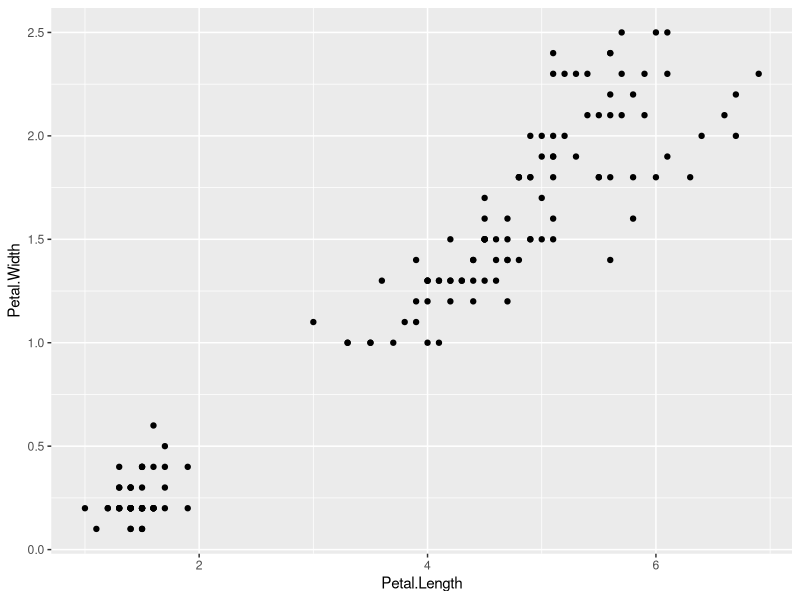
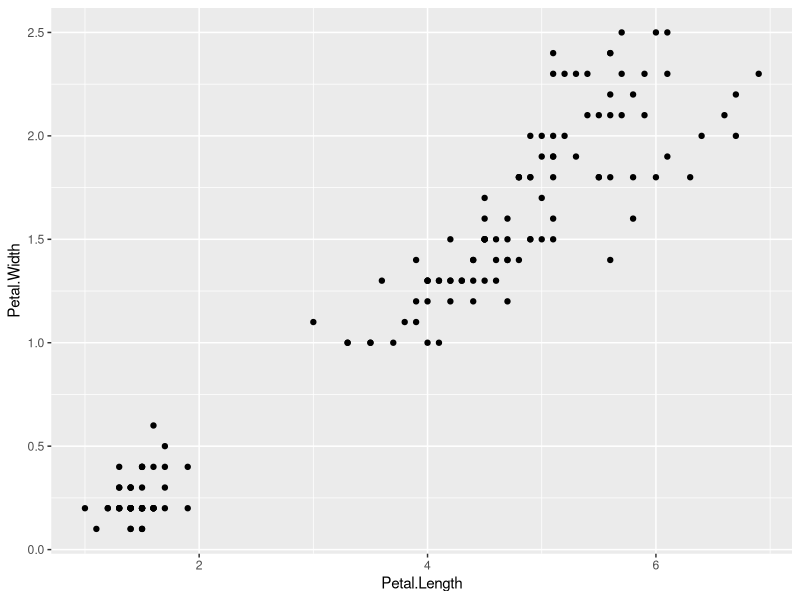
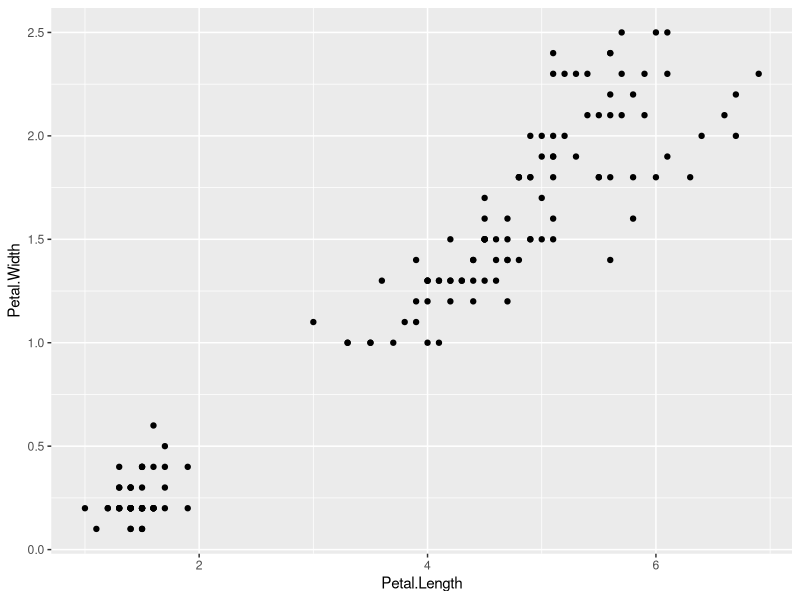
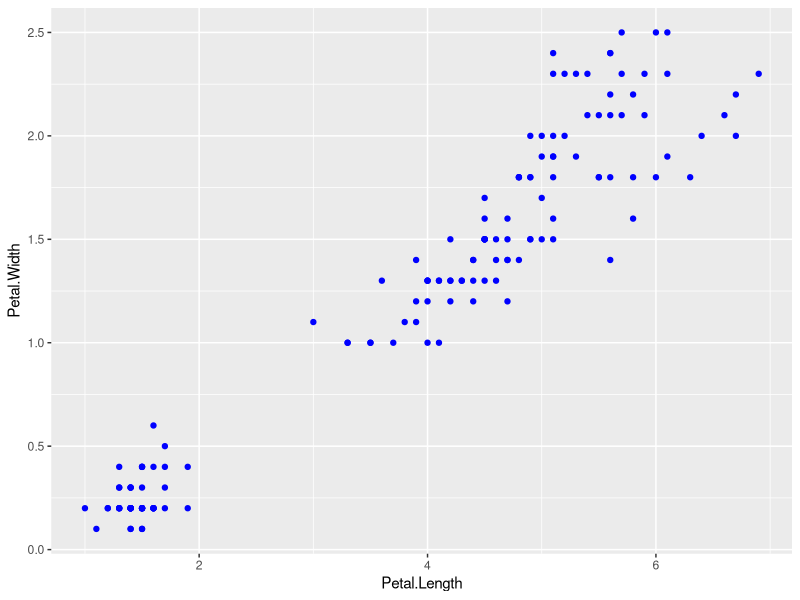
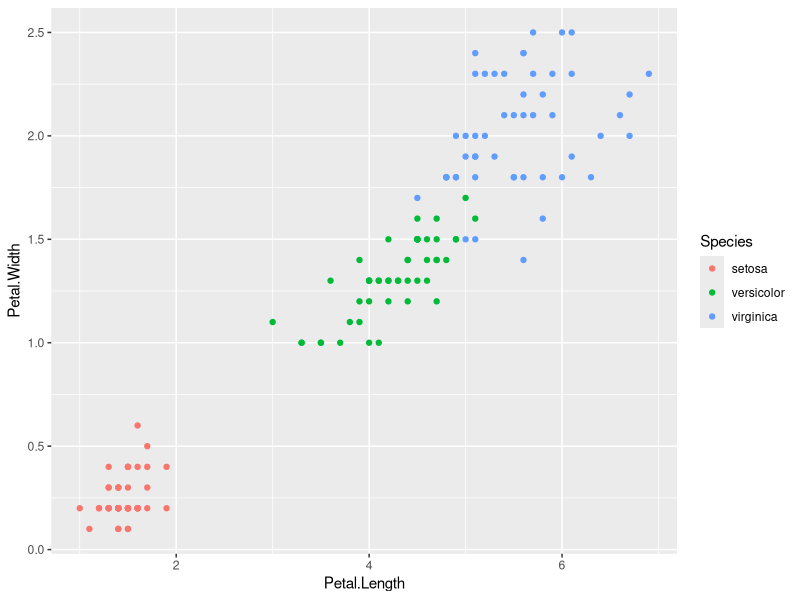
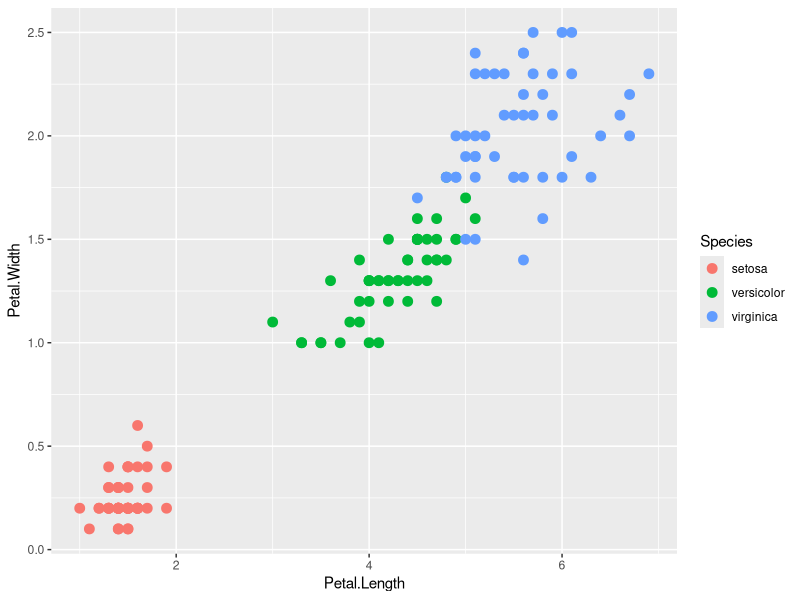
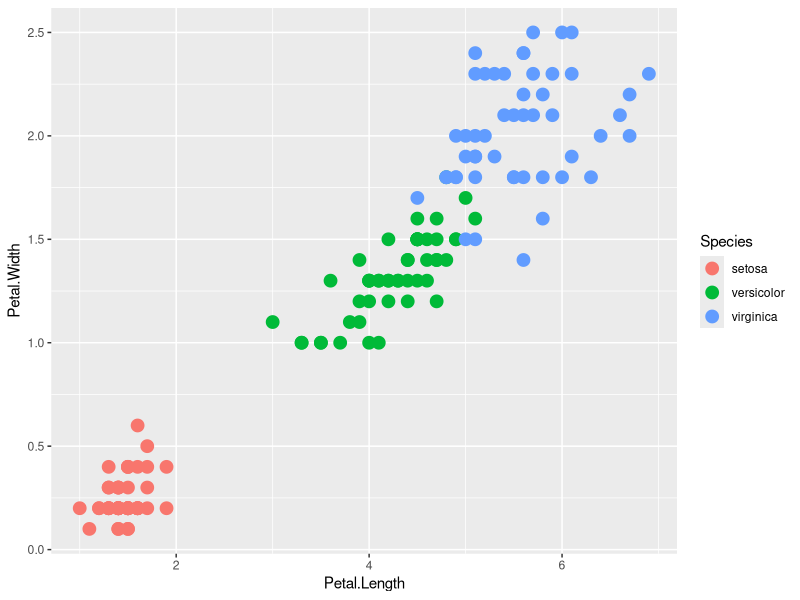
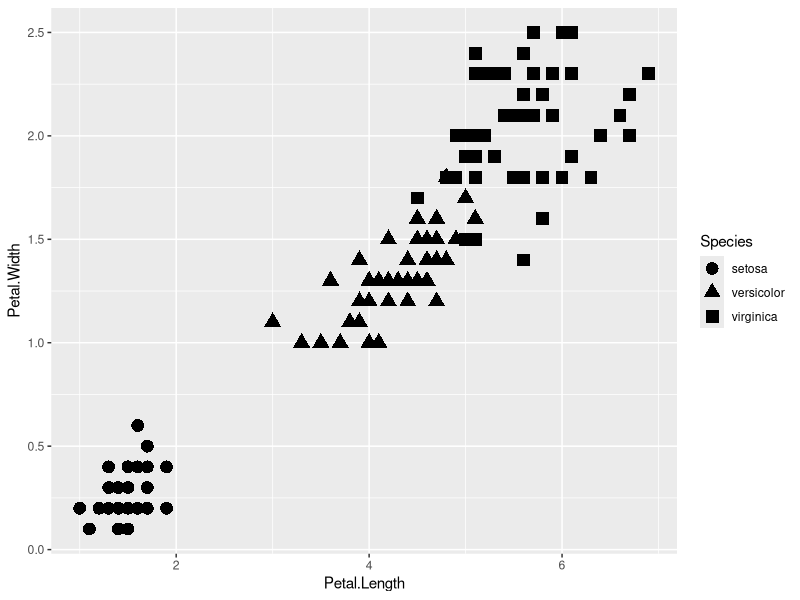

Write the R code that produced these figures, in order.
## ---- chunk 1
# load the libraries each time you restart R
library(tidyverse)
library(lubridate)
library(readxl)
library(scales)
library(skimr)

# read in the csv file
# note here we are using relative file paths to find the file
# try hitting "" and then tab inside of the "" - this will bring up choices
iris.df <- read_csv("data/iris.csv")

#'Lets read in the iris excel file
#'The only thing that you might need to do is specify the sheet if you use 
#'multiple sheets
#'

iris_excel.df <- read_excel("data/iris_excel.xlsx", sheet="iris_excel")	
# if there is only one sheet - no worries


## ---- chunk 2
glimpse(iris.df)
## ---- chunk 3
head(iris.df)
# tail(iris.df)
## ---- chunk 4
ggplot(data=iris.df, aes(x=Petal.Length, y=Petal.Width)) +	
  geom_point()	
## ---- chunk 5
#' This is the same as the above plot but puts the aesthetics in the geometry
ggplot(data=iris.df) +	
  geom_point(aes(x=Petal.Length, y=Petal.Width))	

## ---- chunk 6
ggplot(data=iris.df) +	
  geom_point(aes(x=Petal.Length, y=Petal.Width))	
## ---- chunk 7
ggplot(data=iris.df, aes(x=Petal.Length, y=Petal.Width)) +	
  geom_point(color="blue")	
## ---- chunk 8
ggplot(data=iris.df, aes(x=Petal.Length, y=Petal.Width, color=Species)) +	
  geom_point()	

## ---- chunk 9
ggplot(data=iris.df, aes(x=Petal.Length, y=Petal.Width, color=Species)) +	
  geom_point(size=3)	

## ---- chunk 10
ggplot(data=iris.df, aes(x=Petal.Length, y=Petal.Width, color=Species)) +	
  geom_point(size=4)	

## ---- chunk 11
ggplot(data=iris.df, aes(x=Petal.Length, y=Petal.Width, shape=Species)) +
  geom_point(size=4)
## ---- chunk 12

ggplot(data=iris.df) +
  geom_point(aes(x=Petal.Length, y=Petal.Width, shape=Species, color=Species)) +
  facet_grid(. ~ Species)
  


## ---- chunk 13
ggplot(data=iris.df) +
  geom_point(aes(x=Petal.Length, y=Petal.Width, shape=Species, color=Species)) +
  facet_grid(Species ~ ., scales = "free") 
## ---- chunk 14
ggplot(data=iris.df) +
  geom_point(aes(x=Petal.Length, y=Petal.Width, shape=Species, color=Species)) +
  facet_wrap("Species", scales = "free")
## ---- chunk 15
ggplot(data=iris.df, aes(x=Petal.Length, y=Petal.Width, shape=Species, color=Species)) +
  geom_point() +
  ggtitle("Petal Shape") +
  labs(x="Petal Length", y="Petal Width")
  # we will get into themes but this will center the title
  # theme(plot.title = element_text(hjust = 0.5))
## ---- chunk 16
streams.df <- read_csv("data/streams_q_gage_no3.csv", guess_max = 10000)
# Guess max extends the deault guessing of column type for a longer time than the 
# default if there are mssing values down the column

glimpse(streams.df)
## ---- chunk 17
ggplot(streams.df, aes(datetime, no3_mgl, color=site)) +
  geom_point()
## ---- chunk 18
ggplot(streams.df, aes(datetime, no3_mgl, color=site)) +
  geom_point() +
  scale_y_continuous()+ #expand=c(0,0), breaks=c(0,30,60)
     scale_x_datetime(date_breaks = "1 month",
                  limits = ymd_hms(c('2017-01-01 00:00:00','2017-12-31 00:00:00')),
                  labels=date_format("%Y-%b-%d"), expand=c(0,0))
## ---- chunk 19
ggplot(streams.df, aes(datetime, no3_mgl, color=site)) +
  geom_point() +
  scale_y_continuous()+ #expand=c(0,0), breaks=c(0,30,60)
     scale_x_datetime(date_breaks = "1 month",
                  limits = ymd_hms(c('2017-01-01 00:00:00','2017-12-31 00:00:00')),
                  labels=date_format("%Y-%b-%d"), expand=c(0,0)) +
  theme_bw()
## ---- chunk 20
ggplot(streams.df, aes(datetime, no3_mgl, color=site)) +
  geom_point() +
  scale_y_continuous()+ #expand=c(0,0), breaks=c(0,30,60)
     scale_x_datetime(date_breaks = "1 month",
                  limits = ymd_hms(c('2017-01-01 00:00:00','2017-12-31 00:00:00')),
                  labels=date_format("%Y-%b-%d"), expand=c(0,0)) +
  theme(
       # LABLES APPEARANCE
       axis.title.x=element_text(size=12, face="bold"),
       axis.title.y=element_text(size=12, face="bold"),
       axis.text.x = element_text(size=10, face="bold", angle=45, hjust=1),
       axis.text.y = element_text(size=10, face="bold"))
## ---- chunk 21
ggplot(streams.df, aes(datetime, no3_mgl, color=site)) +
  geom_point() +
  scale_y_continuous()+ #expand=c(0,0), breaks=c(0,30,60)
     scale_x_datetime(date_breaks = "1 month",
                  limits = ymd_hms(c('2017-01-01 00:00:00','2017-12-31 00:00:00')),
                  labels=date_format("%Y-%b-%d"), expand=c(0,0)) +
  scale_color_manual (name="Sites",
                      labels=c("Indian Cr.", "Vermillion Cr."),
                      values=c("red","darkblue")) +
  labs(x = "", y = "Nitrate NO3 (mg L^-1") +
theme(
    # LABLES APPEARANCE
    axis.title.x=element_text(size=12, face="bold"),
    axis.title.y=element_text(size=12, face="bold"),
    axis.text.x = element_text(size=10, face="bold", angle=45, hjust=1),
    axis.text.y = element_text(size=10, face="bold"),
 # plot.title = element_text(hjust = 0.5, colour="black", size=22, face="bold"),
 # LEGEND
 # legend.position="none",
 # LEGEND TEXT
 legend.text = element_text(colour="black", size = 12, face = "bold"),
 # LEGEND TITLE
 legend.title = element_text(colour="black", size=14, face="bold"),
 # LEGEND POSITION AND JUSTIFICATION
 # legend.justification=c(0.1,1),
 # legend.position=c(0.02,.99),
 # PLOT COLORS
 # REMOVE BOX BEHIND LEGEND SYMBOLS
 # REMOVE LEGEND BOX
  legend.key = element_rect(fill = "transparent", colour = "transparent"),
 # REMOVE LEGEND BOX
  legend.background = element_rect(fill = "transparent", colour = "transparent"),
 # #REMOVE PLOT FILL AND GRIDS
 # panel.background=element_rect(fill = "transparent", colour = "transparent"),
 # # removes the window background
 # plot.background=element_rect(fill="transparent",colour=NA),
 # # removes the grid lines
 # panel.grid.major = element_blank(),
 # panel.grid.minor = element_blank(),
 # ADD AXES LINES AND SIZE
 axis.line.x = element_line(color="black", size = 0.3),
 axis.line.y = element_line(color="black", size = 0.3),
 # ADD PLOT BOX
 panel.border = element_rect(colour = "black", fill=NA, size=0.3))
